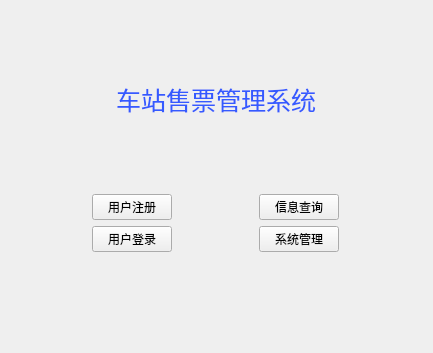
<?xml version="1.0" encoding="UTF-8"?>
<ui version="4.0">
 <class>Form</class>
 <widget class="QWidget" name="Form">
  <property name="geometry">
   <rect>
    <x>0</x>
    <y>0</y>
    <width>433</width>
    <height>353</height>
   </rect>
  </property>
  <property name="windowTitle">
   <string>车站售票管理系统</string>
  </property>
  <layout class="QVBoxLayout" name="verticalLayout">
   <item>
    <layout class="QHBoxLayout" name="horizontalLayout">
     <item>
      <widget class="QLabel" name="label">
       <property name="sizePolicy">
        <sizepolicy hsizetype="Fixed" vsizetype="Fixed">
         <horstretch>0</horstretch>
         <verstretch>0</verstretch>
        </sizepolicy>
       </property>
       <property name="styleSheet">
        <string notr="true">#label {
	color: rgb(53, 90, 255);
	font-size: 25px;
	font-family:微软雅黑;
}</string>
       </property>
       <property name="text">
        <string>车站售票管理系统</string>
       </property>
       <property name="scaledContents">
        <bool>false</bool>
       </property>
       <property name="margin">
        <number>0</number>
       </property>
      </widget>
     </item>
    </layout>
   </item>
   <item>
    <layout class="QGridLayout" name="gridLayout">
     <property name="bottomMargin">
      <number>20</number>
     </property>
     <item row="1" column="1">
      <widget class="QPushButton" name="pushButton_3">
       <property name="sizePolicy">
        <sizepolicy hsizetype="Fixed" vsizetype="Fixed">
         <horstretch>0</horstretch>
         <verstretch>0</verstretch>
        </sizepolicy>
       </property>
       <property name="text">
        <string>系统管理</string>
       </property>
      </widget>
     </item>
     <item row="1" column="0">
      <widget class="QPushButton" name="pushButton_4">
       <property name="sizePolicy">
        <sizepolicy hsizetype="Fixed" vsizetype="Fixed">
         <horstretch>0</horstretch>
         <verstretch>0</verstretch>
        </sizepolicy>
       </property>
       <property name="text">
        <string>用户登录</string>
       </property>
      </widget>
     </item>
     <item row="0" column="0">
      <widget class="QPushButton" name="pushButton">
       <property name="sizePolicy">
        <sizepolicy hsizetype="Fixed" vsizetype="Fixed">
         <horstretch>0</horstretch>
         <verstretch>0</verstretch>
        </sizepolicy>
       </property>
       <property name="text">
        <string>用户注册</string>
       </property>
      </widget>
     </item>
     <item row="0" column="1">
      <widget class="QPushButton" name="pushButton_2">
       <property name="sizePolicy">
        <sizepolicy hsizetype="Fixed" vsizetype="Fixed">
         <horstretch>0</horstretch>
         <verstretch>0</verstretch>
        </sizepolicy>
       </property>
       <property name="text">
        <string>信息查询</string>
       </property>
      </widget>
     </item>
    </layout>
   </item>
  </layout>
 </widget>
 <resources/>
 <connections/>
</ui>
